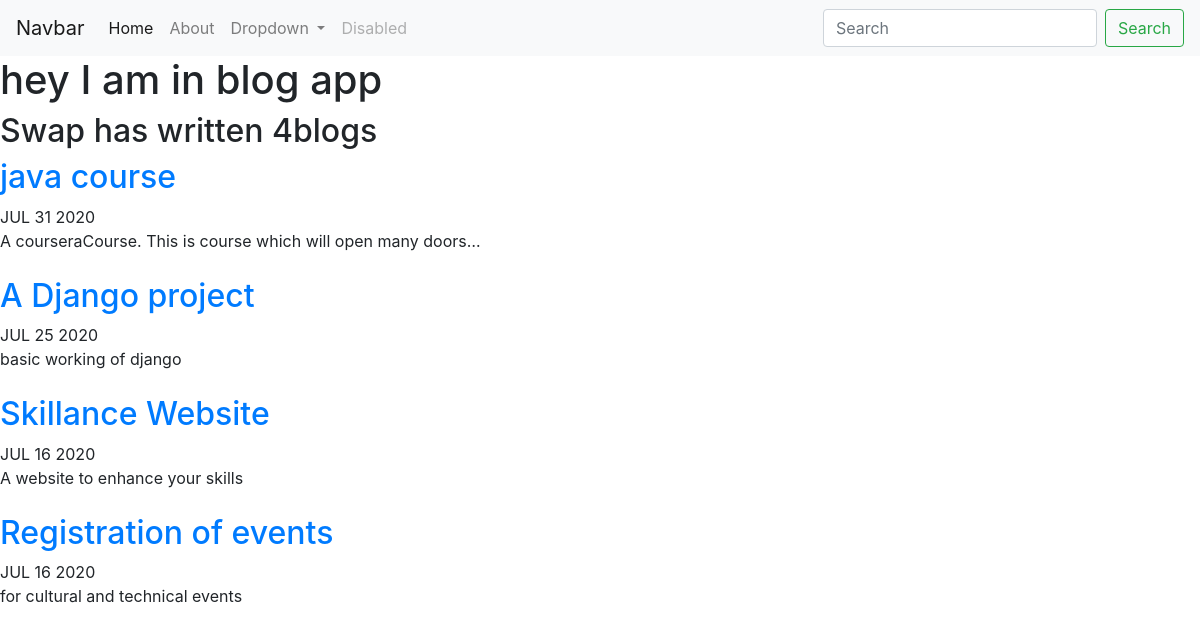
Screenshot of /blog/ with the database file from the repository.
### blog/models.py (models this page shows)
class subproject_blog(models.Model):
	title = models.CharField(max_length=150)
	date = models. DateField()
	description = models.TextField()

### blog/views.py (the view)
# urls.py: path('', views.all_blogs , name= 'all_blogs'),
def all_blogs(request):
	subproject_blogs = subproject_blog.objects.order_by('-date')[:4];
	return render(request , 'blog/home.html' , { 'subproject_blogs' : subproject_blogs} );

### blog/templates/blog/home.html
{% extends 'portfolio/base.html' %}
{% block content %}
<h1>hey I am in blog app</h1>
<h2>Swap has written {{subproject_blogs.count}}blog{{subproject_blogs.count|pluralize}}</h2>
{% for sub in subproject_blogs %}
<a href="{% url 'blog:detail' sub.id %}"><h2>{{sub.title}}</h2></a>
{{sub.date | date:'M d Y'|upper}}<br>
{{sub.description |striptags| truncatechars:60}}<br><br>
{% endfor %}
{% endblock %}

### portfolio/templates/portfolio/base.html (shortened to what this page needs)
<!doctype html>
<html lang="en">
  <head>
    <link rel="stylesheet" href="https://stackpath.bootstrapcdn.com/bootstrap/4.5.0/css/bootstrap.min.css">
  </head>
  <body>
  	<nav class="navbar navbar-expand-lg navbar-light bg-light">
  <a class="navbar-brand" href="#">Navbar</a>
  <div class="collapse navbar-collapse" id="navbarSupportedContent">
    <ul class="navbar-nav mr-auto">
      <li class="nav-item active">
        <a class="nav-link" href="#">Home <span class="sr-only">(current)</span></a>
      </li>
      <li class="nav-item">
        <a class="nav-link" href="#">About</a>
      </li>
      <li class="nav-item dropdown">
        <a class="nav-link dropdown-toggle" href="#" id="navbarDropdown" role="button" data-toggle="dropdown" aria-haspopup="true" aria-expanded="false">
          Dropdown
        </a>
      </li>
      <li class="nav-item">
        <a class="nav-link disabled" href="#" tabindex="-1" aria-disabled="true">Disabled</a>
      </li>
    </ul>
    <form class="form-inline my-2 my-lg-0">
      <input class="form-control mr-sm-2" type="search" placeholder="Search" aria-label="Search">
      <button class="btn btn-outline-success my-2 my-sm-0" type="submit">Search</button>
    </form>
  </div>
</nav>
  {% block content %}{% endblock %}
  </body>
</html>

### rows the page displays
subproject_blog: title "java course", date "JUL 31 2020", description "A courseraCourse. This is course which will open many doors…"
subproject_blog: title "A Django project", date "JUL 25 2020", description "basic working of django"
subproject_blog: title "Skillance Website", date "JUL 16 2020", description "A website to enhance your skills"
subproject_blog: title "Registration of events", date "JUL 16 2020", description "for cultural and technical events"

### other values shown
{{ subproject_blogs.count }} "4"
